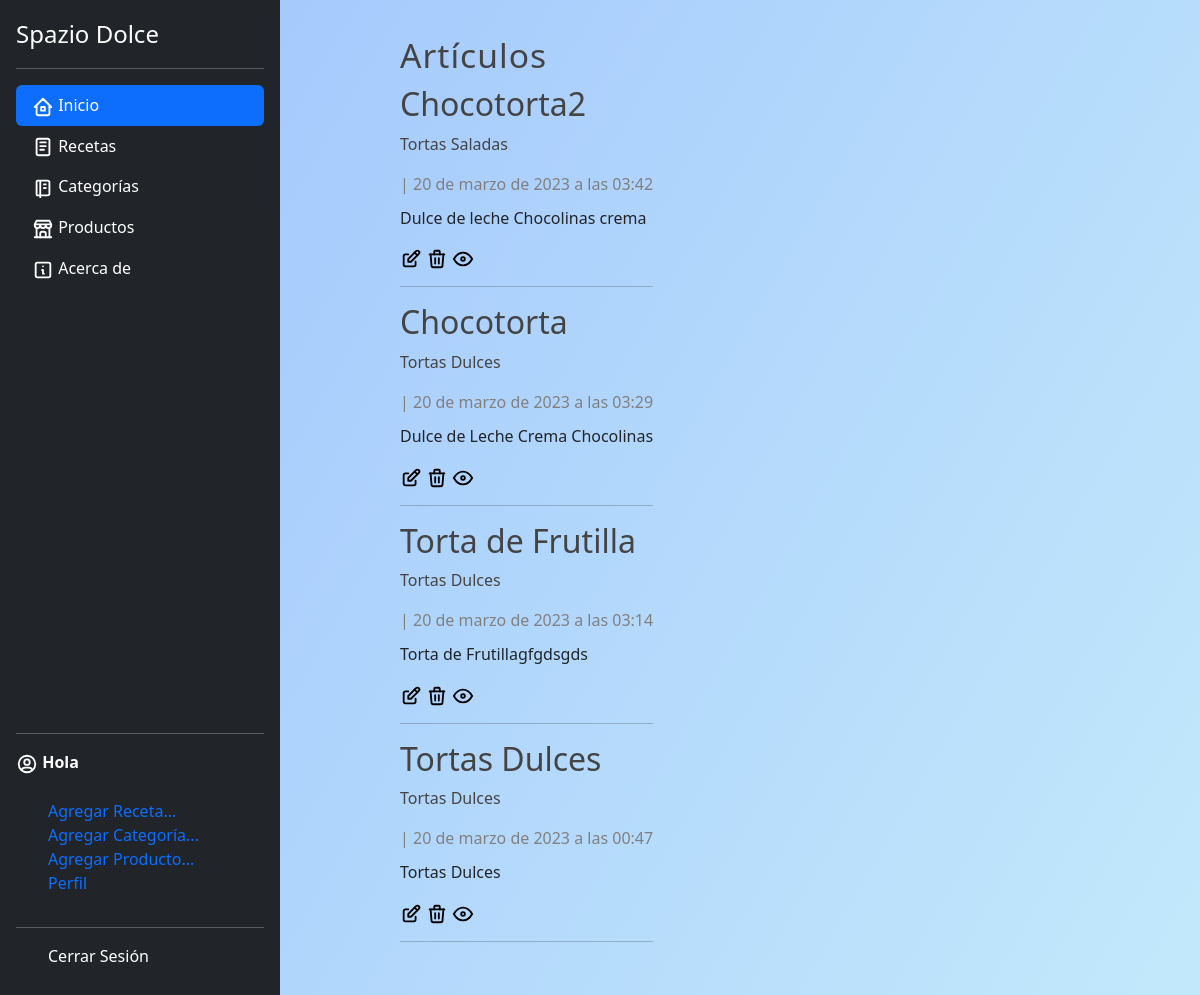
The app's page /articulos/, older data.
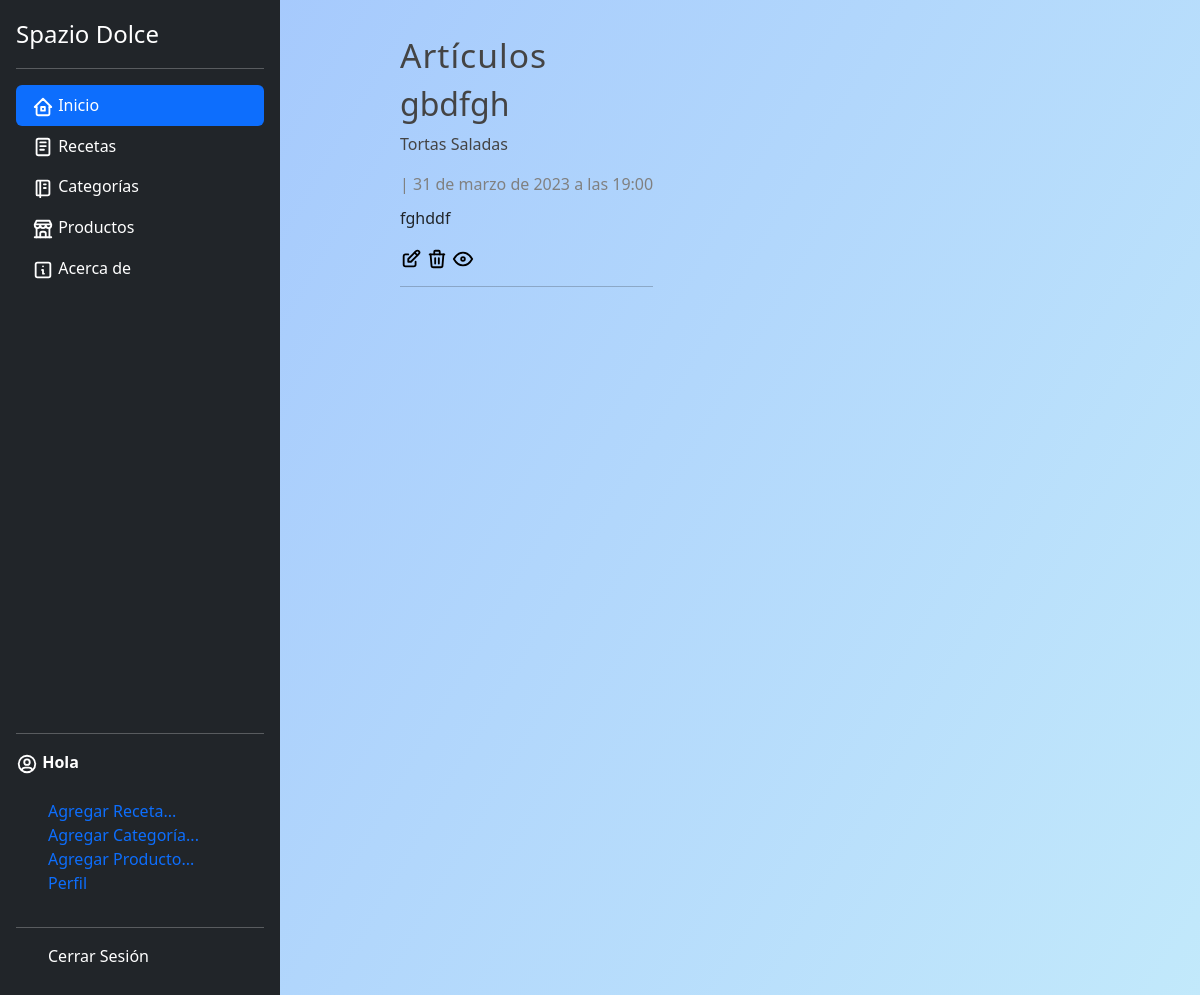
The same page, newer data.
### blog/models.py (models this page shows, shortened)
class Article(models.Model):
    title = models.CharField(max_length=150, verbose_name='Título')
    content = RichTextField(verbose_name='Contenido')
    image = models.ImageField(default = 'null', verbose_name='Imagen',upload_to="articles")
    public = models.BooleanField(verbose_name='Publicado?')
    categories = models.ManyToManyField(Category, verbose_name='Categorías', blank= True)
    created_at = models.DateTimeField(auto_now_add=True, verbose_name='Creado el')
    updated_at = models.DateTimeField(auto_now= True, verbose_name='Editado el')
    class Meta:
        verbose_name = 'Artículo'
        verbose_name_plural = 'Artículos'
        ordering = ['-created_at']

class Category(models.Model):
    name = models.CharField(max_length=100, verbose_name='Nombre')
    description = models.CharField(max_length=255,verbose_name='Descripción')
    created_at = models.DateTimeField(auto_now_add=True, verbose_name='Creado el')
    class Meta:
        verbose_name = 'Categoría'
        verbose_name_plural = 'Categorías'

### blog/views.py (the view)
# urls.py: path('articulos/', views.articles, name = 'list_articles'),
def articles(request):
    articles = Article.objects.all()
    return render(request,'articles/list.html',{
        'title' : 'Artículos',
        'articles' : articles,
    })

### blog/processor.py (called while the page is built)
def get_categories(request):
    categories_in_use = Article.objects.filter(public = True).values_list('categories',flat = True)
    categories = Category.objects.filter(id__in =categories_in_use).values_list('id','name')
    return {
        'categories' : categories,
        'categories_in_use' :categories_in_use
    }

### pages/context_processors.py (called while the page is built)
def get_pages(request):
    pages = Page.objects.filter(visible = True).order_by("order").values_list('id','title', 'slug')
    return {
        'pages' : pages
    }

### blog/templates/articles/list.html (shortened to what this page needs)
{% extends 'layouts/layout.html'%}
{%block content %}
<body class='body-list'>
    <h1 class ="title">{{title}}</h1>
    {% include 'articles/articles.html' %}
</body>
    {% endblock %}

### blog/templates/articles/articles.html (shortened to what this page needs)
{% for article in articles%}
<article class="article-item">
    <div class="data">
        <h2>
            <a href="{% url 'article' article.id %}">{{article.title}}</a>
        </h2>
        <p>
            {% for category in article.categories.all %}
            <a href="{% url 'category' category.id %}"> {{category.name}}</a>
            {% endfor %}
        </p>
        <span class="date">
            |
            {{article.created_at}}
        </span>
        <p>
            {{article.content|safe}}
        </p>
        <a href="{% url 'modificar_articulo' article.id %}"> </a>
        <a  href="#" onClick ="eliminarArticulo({{article.id}})"> </a>
        <a href="{% url 'article' article.id %}"> </a>
    </div>
</article>
<hr>
{% endfor %}

Row changes from the older to the newer data that the page shows:
removed Article: title "Chocotorta2", created_at "20 de marzo de 2023 a las 03:42", content "Dulce de leche Chocolinas crema", Category (name "Tortas Saladas")
removed Article: title "Chocotorta", created_at "20 de marzo de 2023 a las 03:29", content "Dulce de Leche Crema Chocolinas"
no longer on this page (row unchanged): Category: name "Tortas Dulces"
removed Article: title "Torta de Frutilla", created_at "20 de marzo de 2023 a las 03:14", content "Torta de Frutillagfgdsgds"
removed Article: title "Tortas Dulces", created_at "20 de marzo de 2023 a las 00:47", content "Tortas Dulces"
added Article: title "gbdfgh", created_at "31 de marzo de 2023 a las 19:00", content "fghddf", Category (name "Tortas Saladas")
